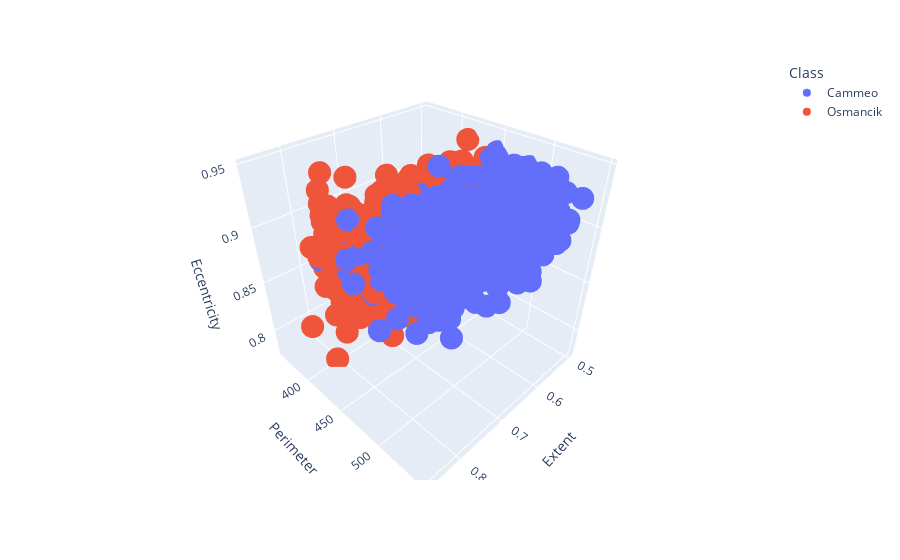

Notebook cell for this chart:
### Markdown cell above
## Task 2: Visualize samples in 3D

Try graphing three of the features in 3D against each other.

### Code cell
#@title Plot three features in 3D by entering their names and running this cell

x_axis_data = 'Extent'  # @param {type: "string"}
y_axis_data = 'Perimeter'  # @param {type: "string"}
z_axis_data = 'Eccentricity'  # @param {type: "string"}

px.scatter_3d(
    rice_dataset,
    x=x_axis_data,
    y=y_axis_data,
    z=z_axis_data,
    color='Class',
).show()

### Figure 1 — Plotly figure (JSON) as saved in the notebook; plotly's stock layout.template omitted (floating-point values rounded to 4 significant figures; data arrays with more than 128 entries replaced by an {"elided": "..."} marker saying what was removed)
{"data": [{"hovertemplate": "Class=Cammeo<br>Extent=%{x}<br>Perimeter=%{y}<br>Eccentricity=%{z}<extra></extra>", "legendgroup": "Cammeo", "marker": {"color": "#636efa", "symbol": "circle"}, "mode": "markers", "name": "Cammeo", "scene": "scene", "showlegend": true, "type": "scatter3d", "x": {"elided": "1630 float values"}, "y": {"elided": "1630 float values"}, "z": {"elided": "1630 float values"}}, {"hovertemplate": "Class=Osmancik<br>Extent=%{x}<br>Perimeter=%{y}<br>Eccentricity=%{z}<extra></extra>", "legendgroup": "Osmancik", "marker": {"color": "#EF553B", "symbol": "circle"}, "mode": "markers", "name": "Osmancik", "scene": "scene", "showlegend": true, "type": "scatter3d", "x": {"elided": "2180 float values"}, "y": {"elided": "2180 float values"}, "z": {"elided": "2180 float values"}}], "layout": {"legend": {"title": {"text": "Class"}, "tracegroupgap": 0}, "margin": {"t": 60}, "scene": {"domain": {"x": [0, 1], "y": [0, 1]}, "xaxis": {"title": {"text": "Extent"}}, "yaxis": {"title": {"text": "Perimeter"}}, "zaxis": {"title": {"text": "Eccentricity"}}}}}
